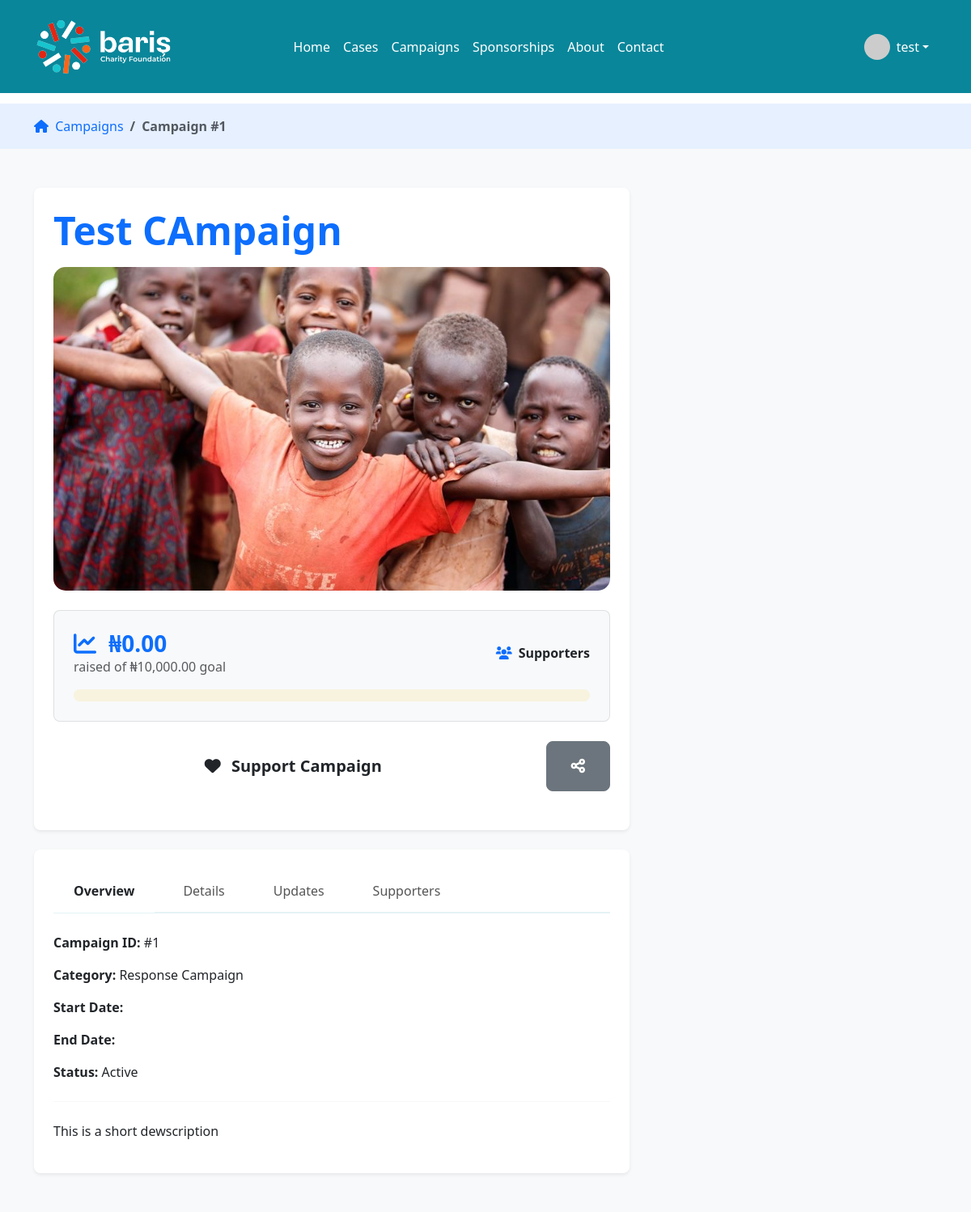
Page /campaigns/test-campaign/ (signed in) on the committed database.
### campaigns/models.py (models this page shows, shortened)
class Campaign(models.Model):
    title = models.CharField(max_length=200)
    slug = models.SlugField(max_length=200, unique=True, blank=True)
    category = models.ForeignKey(CampaignCategory, on_delete=models.CASCADE)
    short_description = models.TextField()
    description = models.TextField()
    image = models.ImageField(upload_to='campaigns/')
    goal_amount = models.DecimalField(max_digits=10, decimal_places=2)
    raised_amount = models.DecimalField(max_digits=10, decimal_places=2, default=0)
    is_active = models.BooleanField(default=True)
    created_at = models.DateTimeField(auto_now_add=True)
    updated_at = models.DateTimeField(auto_now=True)
    def progress_percentage(self):
        return (self.raised_amount / self.goal_amount * 100) if self.goal_amount > 0 else 0

class CampaignCategory(models.Model):
    name = models.CharField(max_length=100, unique=True)
    slug = models.SlugField(max_length=100, unique=True, blank=True)
    class Meta:
        verbose_name_plural = "Campaign Categories"

### campaigns/views.py (the view)
# urls.py: path('<slug:slug>/', views.campaign_detail, name='campaign-detail'),
def campaign_detail(request, slug):
    campaign = get_object_or_404(Campaign, slug=slug, is_active=True)
    related_campaigns = Campaign.objects.filter(
        category=campaign.category,
        is_active=True
    ).exclude(id=campaign.id)[:3]
    try:
        donations = campaign.donation_set.filter(status='success').order_by('-created_at')
    except AttributeError:
        donations = []
    context = {
        'campaign': campaign,
        'related_campaigns': related_campaigns,
        'donations': donations,
    }
    return render(request, 'campaigns/campaign_detail.html', context)

### bcf/templatetags/currency_format.py (called while the page is built)
@register.filter(name='currency')
def currency(value):
    try:
        formatted = floatformat(value, 2)
        parts = str(formatted).split('.')
        parts[0] = "{:,}".format(int(parts[0]))
        formatted = '.'.join(parts)
        return f"₦{formatted}"
    except (ValueError, TypeError):
        return "₦0.00"

### campaigns/templates/campaigns/campaign_detail.html (shortened to what this page needs)
{% extends 'base.html' %}
{% load static %}
{% load currency_format %}
{% block content %}
<nav aria-label="breadcrumb" class="bg-primary bg-opacity-10" style="margin-top: 56px;">
    <div class="container py-3">
        <ol class="breadcrumb mb-0">
            <li class="breadcrumb-item">
                <a href="{% url 'campaigns:campaign-list' %}" class="text-primary text-decoration-none">
                    <i class="fas fa-home me-1"></i> Campaigns
                </a>
            </li>
            <li class="breadcrumb-item active fw-semibold" aria-current="page">
                Campaign #{{ campaign.id }}
            </li>
        </ol>
    </div>
</nav>
<div class="campaign-detail py-5">
    <div class="container">
        <div class="row g-4">
            <div class="col-lg-8">
                <div class="content-card bg-white p-4 rounded-3 shadow-sm mb-4">
                    <h1 class="display-5 fw-bold text-primary mb-3">{{ campaign.title }}</h1>
                    <div class="campaign-image-wrapper position-relative mb-4">
                        <img src="{{ campaign.image.url }}"
                             class="img-fluid rounded-3 w-100"
                             alt="{{ campaign.title }}"
                             style="height: 400px; object-fit: cover;">
                    </div>
                    <div class="progress-section bg-light p-4 rounded-3 mb-4">
                        <div class="row align-items-center mb-3">
                            <div class="col-md-6">
                                <h3 class="fw-bold text-primary mb-0">
                                    <i class="fas fa-chart-line me-2"></i>
                                    {{ campaign.raised_amount|currency }}
                                </h3>
                                <p class="text-muted mb-0">raised of {{ campaign.goal_amount|currency }} goal</p>
                            </div>
                            <div class="col-md-6 text-md-end">
                                <div class="d-flex align-items-center justify-content-md-end">
                                    <i class="fas fa-users me-2 text-primary"></i>
                                    <span class="fw-semibold">{{ campaign.donors_count }} Supporters</span>
                                </div>
                            </div>
                        </div>
                        <div class="progress" style="height: 15px;">
                        </div>
                    </div>
                    <div class="action-buttons d-flex gap-3 mb-4">
                        {% if user.is_authenticated %}
                            <button class="btn btn-accent btn-lg flex-grow-1 pulse-button"
                                    onclick="showDonationModal('{{ campaign.id }}')">
                                <i class="fas fa-heart me-2"></i> Support Campaign
                            </button>
                        {% else %}
                            <a href="{% url 'login' %}?next={{ request.path }}"
                               class="btn btn-outline-primary btn-lg flex-grow-1">
                                <i class="fas fa-sign-in-alt me-2"></i> Sign in to Support
                            </a>
                        {% endif %}
                        <div class="dropdown">
                            <button class="btn btn-secondary btn-lg" data-bs-toggle="dropdown">
                                <i class="fas fa-share-alt"></i>
                            </button>
                        </div>
                    </div>
                </div>
                <div class="content-card bg-white p-4 rounded-3 shadow-sm">
                    <ul class="nav nav-tabs mb-4" id="campaignTab" role="tablist">
                        <li class="nav-item" role="presentation">
                            <button class="nav-link active" id="overview-tab" data-bs-toggle="tab"
                                    data-bs-target="#overview" type="button" role="tab">
                                Overview
                            </button>
                        </li>
                        <li class="nav-item" role="presentation">
                            <button class="nav-link" id="details-tab" data-bs-toggle="tab"
                                    data-bs-target="#details" type="button" role="tab">
                                Details
                            </button>
                        </li>
                        <li class="nav-item" role="presentation">
                            <button class="nav-link" id="updates-tab" data-bs-toggle="tab"
                                    data-bs-target="#updates" type="button" role="tab">
                                Updates
                            </button>
                        </li>
                        <li class="nav-item" role="presentation">
                            <button class="nav-link" id="donations-tab" data-bs-toggle="tab"
                                    data-bs-target="#donations" type="button" role="tab">
                                Supporters
                            </button>
                        </li>
                    </ul>
                    <div class="tab-content" id="campaignTabContent">
                        <div class="tab-pane fade show active" id="overview" role="tabpanel">
                            <div class="campaign-metadata mb-4">
                                <p><strong>Campaign ID:</strong> #{{ campaign.id }}</p>
                                <p><strong>Category:</strong> {{ campaign.category.name }}</p>
                                <p><strong>Start Date:</strong> {{ campaign.start_date|date:"M d, Y" }}</p>
                                <p><strong>End Date:</strong> {{ campaign.end_date|date:"M d, Y" }}</p>
                                <p><strong>Status:</strong> {% if campaign.is_active %}Active{% else %}Ended{% endif %}</p>
                            </div>
                            <hr class="my-4">
                            <div class="campaign-description">
                                {{ campaign.short_description|linebreaks }}
                            </div>
                        </div>
                    </div>
                </div>
            </div>
            <div class="col-lg-4">
            </div>
        </div>
    </div>
</div>
{% endblock %}

### templates/includes/nav.html (shortened to what this page needs)
{% load static %}
<div class="nav-overlay">
    <nav class="navbar navbar-expand-lg fixed-top" style="background-color: #09869a;">
        <div class="container">
            <a class="navbar-brand d-flex align-items-center" href="{% url 'home' %}">
                <img src="{% static 'img/logo2.png' %}" alt="BCF Logo" class="navbar-logo me-2">
            </a>
            <div class="collapse navbar-collapse" id="navbarNavDropdown">
                <ul class="navbar-nav mx-auto">
                    <li class="nav-item">
                        <a class="nav-link text-white" href="{% url 'home' %}">Home</a>
                    </li>
                    <li class="nav-item">
                        <a class="nav-link text-white" href="{% url 'cases:case-list' %}">Cases</a>
                    </li>
                    <li class="nav-item">
                        <a class="nav-link text-white" href="{% url 'campaigns:campaign-list' %}">Campaigns</a>
                    </li>
                    <li class="nav-item {% if request.resolver_match.namespace == 'sponsorships' %}active{% endif %}">
                        <a class="nav-link text-white" href="{% url 'sponsorships:sponsorship-list' %}">
                             Sponsorships
                        </a>
                    </li>
                    <li class="nav-item">
                        <a class="nav-link text-white" href="{% url 'about' %}">About</a>
                    </li>
                    <li class="nav-item">
                        <a class="nav-link text-white" href="#contact">Contact</a>
                    </li>
                </ul>
                <ul class="navbar-nav ms-auto">
                    {% if user.is_authenticated %}
                        <li class="nav-item dropdown">
                            <a class="nav-link dropdown-toggle text-white d-flex align-items-center" href="#"
                               id="userDropdown" role="button" data-bs-toggle="dropdown" aria-expanded="false">
                                <img src="https://ui-avatars.com/api/?name={{ user.username }}"
                                     alt="Avatar" class="rounded-circle me-2" style="width: 32px; height: 32px;">
                                <span>{{ user.username }}</span>
                            </a>
                        </li>
                    {% endif %}
                </ul>
            </div>
        </div>
    </nav>
</div>
<nav class="category-nav navbar navbar-expand-lg">
    <div class="container">
        <div class="scroll-hidden overflow-auto">
            <ul class="navbar-nav flex-row">
                <li class="nav-item">
                    <a class="nav-link" href="{% url 'cases:case-list' %}">All Cases</a>
                </li>
                <li class="nav-item">
                    <a class="nav-link" href="#">Medical</a>
                </li>
                <li class="nav-item">
                    <a class="nav-link" href="#">Education</a>
                </li>
                <li class="nav-item">
                    <a class="nav-link" href="#">Housing</a>
                </li>
            </ul>
        </div>
    </div>
</nav>

### templates/base.html (style rules this page uses)
:root { --primary-color: #2C3E50; --secondary-color: #27AE60; }
.navbar { background-color: var(--primary-color); padding: 1rem 2rem; }
.breadcrumb { margin-bottom: 0; }
.nav-tabs { border-bottom: 1px solid #dee2e6; }
.nav-tabs .nav-link { color: #495057; border: none; border-bottom: 2px solid transparent; padding: 0.5rem 1rem; margin-bottom: -1px; }
.nav-tabs .nav-link.active { color: var(--secondary-color); border-bottom: 2px solid var(--secondary-color); font-weight: 500; }
hr { border-top: 1px solid #dee2e6; margin: 2rem 0; }
.nav-tabs .nav-link.active { color: var(--secondary-color); border-bottom: 2px solid var(--secondary-color); }
.progress { height: 0.5rem; border-radius: 1rem; }

### campaigns/templates/campaigns/campaign_detail.html (style rules this page uses)
.campaign-detail { background-color: #f8f9fa; }
.content-card { border-radius: 15px; transition: transform 0.3s ease, box-shadow 0.3s ease; }
.campaign-image-wrapper { overflow: hidden; border-radius: 15px; }
.campaign-image-wrapper img { transition: transform 0.5s ease; }
.progress-section { border: 1px solid rgba(0,0,0,0.1); }
.btn { border-radius: 8px; padding: 12px 24px; font-weight: 600; transition: all 0.3s ease; }
.btn-lg { padding: 15px 30px; }
.nav-tabs { border-bottom: 2px solid rgba(9, 134, 154, 0.1); gap: 10px; }
.nav-tabs .nav-link { border: none; padding: 15px 25px; font-weight: 500; color: #555; transition: all 0.3s ease; border-radius: 8px 8px 0 0; }
.nav-tabs .nav-link.active { color: var(--brand-primary); font-weight: 600; border-bottom: 3px solid var(--brand-primary); }
.progress { height: 15px; border-radius: 10px; background-color: rgba(239, 204, 60, 0.15); }

### rows in the picture
Campaign: id "1", title "Test CAmpaign", image (picture), raised_amount "₦0.00", goal_amount "₦10,000.00", category.name "Response Campaign", short_description "This is a short dewscription"

### other values in the picture
{{ user.username }} "test"
